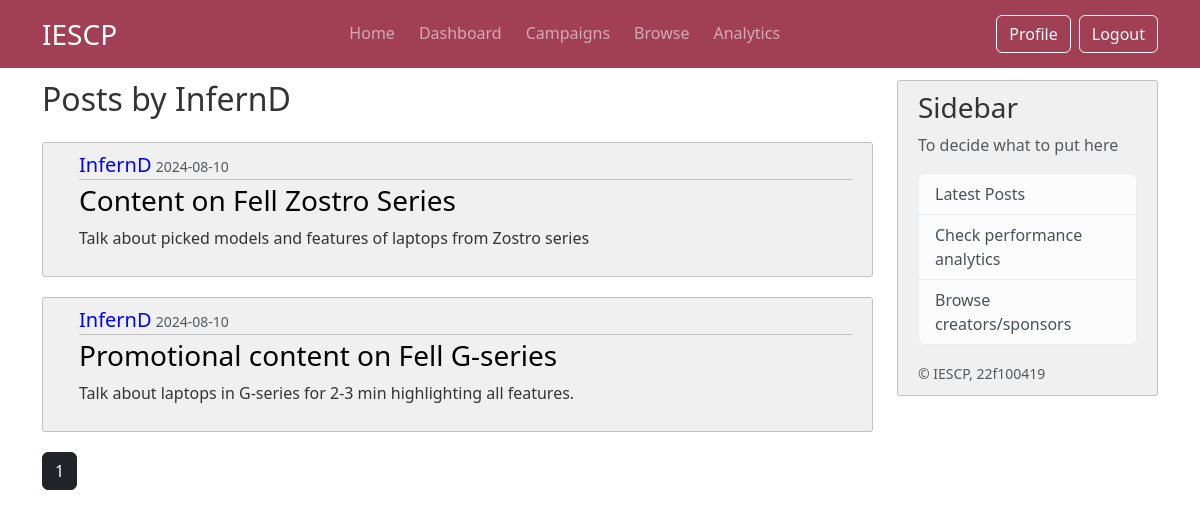
Screenshot of /user/sponsor/InfernD (signed in) with the database file from the repository.
### iescp/models.py (models this page shows, shortened)
class CommonUser(db.Model,UserMixin):
     __tablename__ = 'commonuser'
     id = db.Column(db.Integer, primary_key=True)
     role = db.Column(db.String(25), nullable=False) # sponsor or creator
     username = db.Column(db.String(16), unique=True, nullable =False)
     password = db.Column(db.String(60), nullable =False)
     email = db.Column(db.String(50), unique=True, nullable =False)
     firstname = db.Column(db.String(50), nullable=False)
     lastname = db.Column(db.String(50), nullable=False)
     profile_pic = db.Column(db.String(16), nullable =False, default='default.jpg')
     status = db.Column(db.String(12), nullable= False, default='Public') #public or private profile for browse page
     flag = db.Column(db.String(5), nullable=False, default='No') # flag for admin
     phone_no = db.Column(db.String(16), nullable = False)

class Post(db.Model):
     id = db.Column(db.Integer, primary_key=True)
     title = db.Column(db.String(100), nullable =False)
     date_posted = db.Column(db.DateTime, nullable =False, default =datetime.now(timezone.utc))
     description = db.Column(db.Text, nullable =False)
     budget = db.Column(db.String(20), nullable =False)
     industry = db.Column(db.String(20), nullable =False)
     end_date = db.Column(db.DateTime, nullable =False)
     user_id = db.Column(db.Integer,db.ForeignKey('sponsor.id'),nullable= False)
     status = db.Column(db.String(20), nullable=False, default='Public')
     author = db.relationship('Sponsor', backref='posts', lazy=True)

### iescp/routes.py (the view)
@app.route("/user/sponsor/<string:username>")
@login_required
def sponsor_view(username):
     page = request.args.get('page',default=1,type=int)
     user = CommonUser.query.filter_by(username=username).first_or_404()
     sponsor = Sponsor.query.filter_by(common_id=user.id).first_or_404()
     posts = Post.query.filter_by(user_id=sponsor.id).order_by(Post.date_posted.desc()).paginate(page=page, per_page=6)
     return render_template('sponsor/sponsor_view.html', title="Home" ,ads_posts= posts, user=user)

### iescp/models.py (called while the page is built)
@login_manager.user_loader
def load_user(user_id):
     return CommonUser.query.get(int(user_id))

### iescp/templates/sponsor/sponsor_view.html
{% extends "layout.html" %}
{% block content %}
    <div class="row mb-3 align-items-center">
        <div class="col-md-9">
            <h1 class="text-start h2">Posts by {{ user.username }}</h1>
        </div>
    </div>
    {% for post in ads_posts %}
    <article class="d-flex content-section">
        <div class="flex-grow-1 ms-3">
            <div class="article-metadata">
                <a class="mr-2 h5" href="{{ url_for('sponsor_view',username=post.author.common_user.username) }}"> {{ post.author.common_user.username }}</a>
                <small class="text-muted"> {{ post.date_posted.strftime('%Y-%m-%d') }}</small>
            </div>
            <h3><a class="article-title h3" href="{{ url_for('post',post_id=post.id)}}"> {{ post.title }} </a></h3>
            <p class="article-content"> {{ post.description }} </p>
        </div>
    </article>
    {% endfor %}
    {% for page_num in ads_posts.iter_pages(left_edge=1, right_edge=1, left_current=1, right_current=2) %}
        {% if page_num %}
            {% if ads_posts.page == page_num %}
                <a class="btn btn-dark mb-3" href="{{ url_for('sponsor_view', username=user.username, page=page_num) }}"> {{ page_num }}</a>
            {% else %}
                <a class="btn btn-outline-dark mb-3" href="{{ url_for('sponsor_view', username=user.username, page=page_num) }}"> {{ page_num }}</a>
            {% endif %}
        {% else %}
            ...
        {% endif %}
    {% endfor %}
{% endblock content %}

### iescp/static/css/layout.css (style rules this page uses)
body { background: #fff; color: #333333; margin-top: 5rem; height: 100vh; }
body::before { content: ''; position: fixed; top: 0; left: 0; width: 100%; height: 100%; background-image: url('../images/layout-bg-2.png'); background-size: cover; background-repeat: no-repeat; background-position: center; background-attachment: fixed; opacity: 0.3; z-index: -1; }
.content-section { background: #f0f0f0; padding: 10px 20px; border: 1px solid #c1c1c1; border-radius: 3px; margin-bottom: 20px; }
a { text-decoration: none; }
.article-title { color: #000; }
.article-content { white-space: pre-line; }
.article-metadata { padding-bottom: 1px; margin-bottom: 4px; color: blue; text-decoration: none; border-bottom: 1px solid #c1c1c1; }

### rows the page displays
CommonUser: username "InfernD"
Post: author.common_user.username "InfernD", date_posted "2024-08-10", title "Content on Fell Zostro Series", description "Talk about picked models and features of laptops from Zostro series"
Post: author.common_user.username "InfernD", date_posted "2024-08-10", title "Promotional content on Fell G-series", description "Talk about laptops in G-series for 2-3 min highlighting all features."

### other values shown
{{ page_num }} "1"
